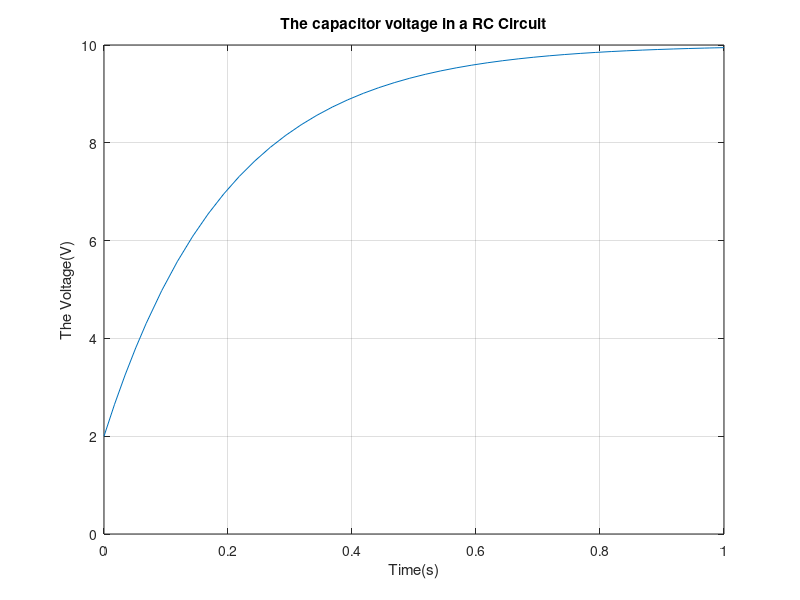

Here is the MATLAB script that generated this plot:
% RC Circuit application
% Define some constants
RC = 0.2;
vi = 2; % initial voltage
va = 10; % applied voltage

% Use ode45 to solve the differential equation
% Solve for voltage after 0.25s
[t,V] = ode45(@(t,V) (va-V)/RC, [0 0.25], vi);
n = length(V);

% Report the voltage after 0.25 seconds
fprintf("-The voltage after 0.25s is %.2f V.\n",V(n))

% Solve for voltage after 0.5s
[t,V] = ode45(@(t,V) (va-V)/RC, [0 0.5], vi);
n = length(V);

% Report the voltage after 0.5 seconds
fprintf("-The voltage after 0.5s is %.2f V.\n",V(n))

% Solve for voltage after 1.0s
[t,V] = ode45(@(t,V) (va-V)/RC, [0 1.0], vi);
n = length(V);

% Report the voltage after 1.0 seconds
fprintf("-The voltage after 1.0s is %.2f V.\n",V(n))

% Logical Comparison
near8V = V>7.9 & V<8.1;
time8V = t(near8V);
fprintf("It will take %.2f seconds for the voltage to reach 8V.\n",time8V)

% Plot the voltage for one seconds
plot(t,V)
ylim([0 10])
grid on
title("The capacitor voltage in a RC Circuit")
xlabel("Time(s)")
ylabel("The Voltage(V)")
